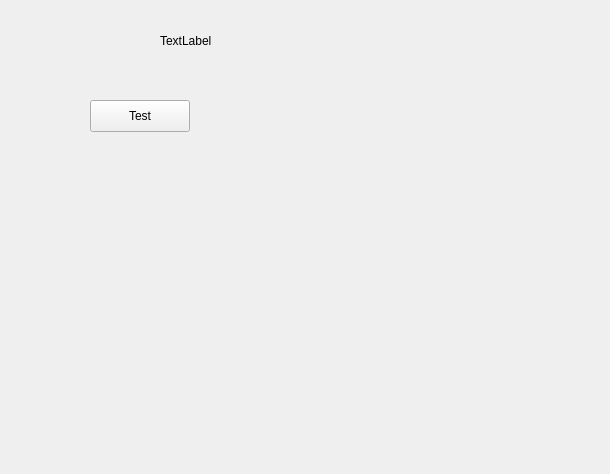
<?xml version="1.0" encoding="UTF-8"?>
<ui version="4.0">
 <class>Form</class>
 <widget class="QWidget" name="Form">
  <property name="geometry">
   <rect>
    <x>0</x>
    <y>0</y>
    <width>610</width>
    <height>474</height>
   </rect>
  </property>
  <property name="windowTitle">
   <string>Form</string>
  </property>
  <widget class="QPushButton" name="btnTest">
   <property name="geometry">
    <rect>
     <x>90</x>
     <y>100</y>
     <width>100</width>
     <height>32</height>
    </rect>
   </property>
   <property name="text">
    <string>Test</string>
   </property>
  </widget>
  <widget class="QLabel" name="lbTest">
   <property name="geometry">
    <rect>
     <x>160</x>
     <y>30</y>
     <width>241</width>
     <height>21</height>
    </rect>
   </property>
   <property name="text">
    <string>TextLabel</string>
   </property>
  </widget>
 </widget>
 <resources/>
 <connections/>
</ui>
